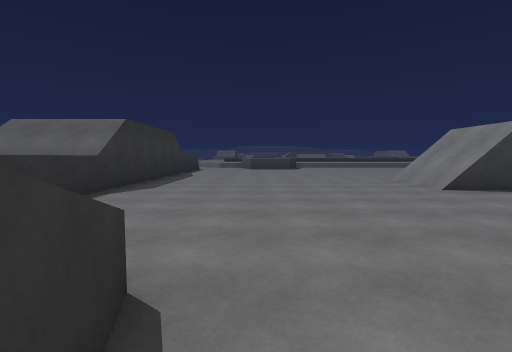
view 1 (above)

22 first-person views from a walk through a Unity game level. The camera is 1.4 m above the floor, tilts 4° down and sees 85° across. The floor is counted in squares, 2 m on a side. Each view is taken from the middle of a square. On the plan, view 1 faces up. The plan holds only what a view shows up to about 9 squares ahead; the rest is blank. The place goes on beyond the plan. The player character is not drawn.

view 2
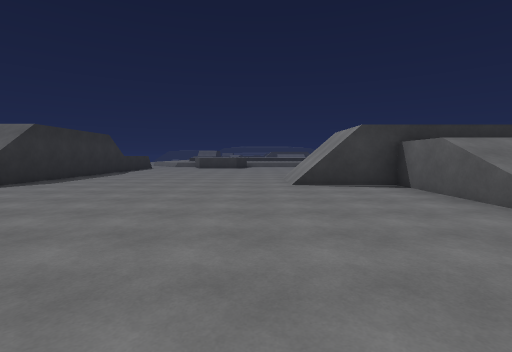

view 3
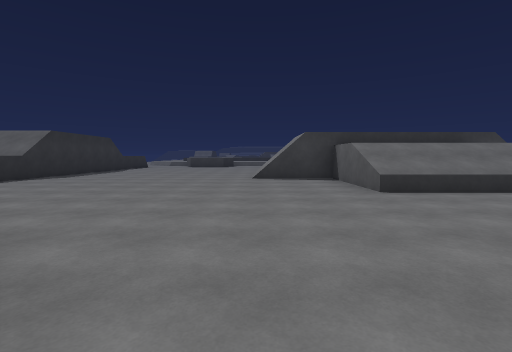

view 4
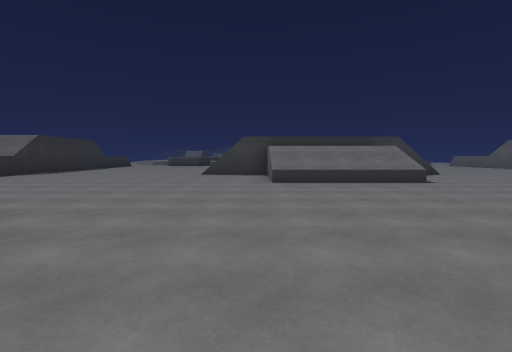

view 5
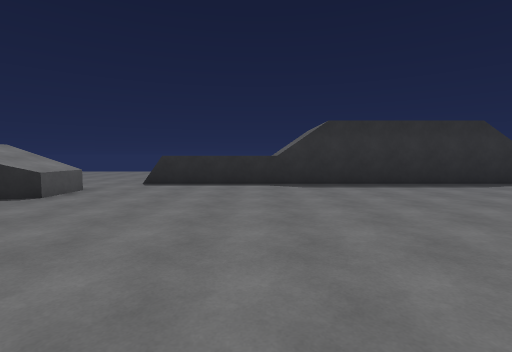

view 6
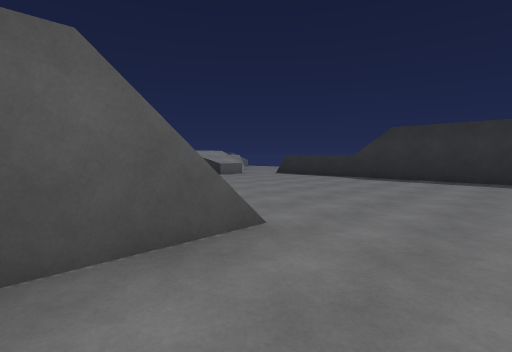

view 7
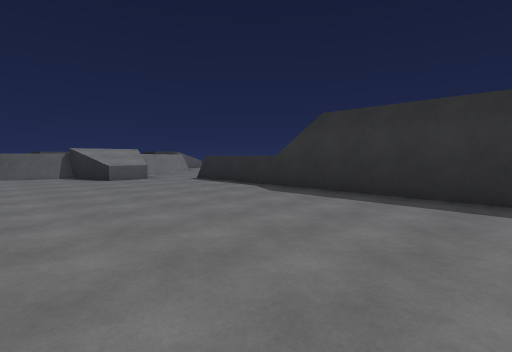

view 8
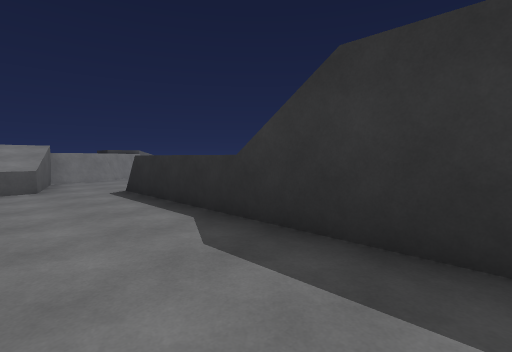

view 9
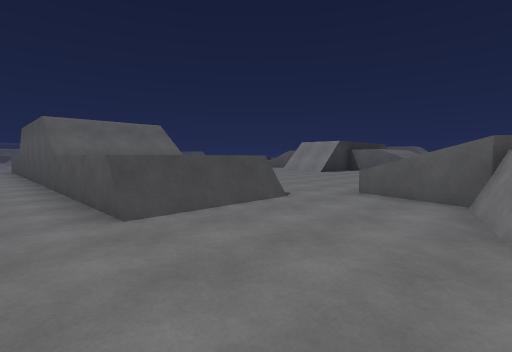

view 10
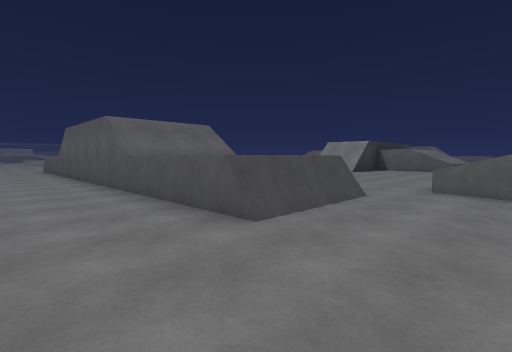

view 11
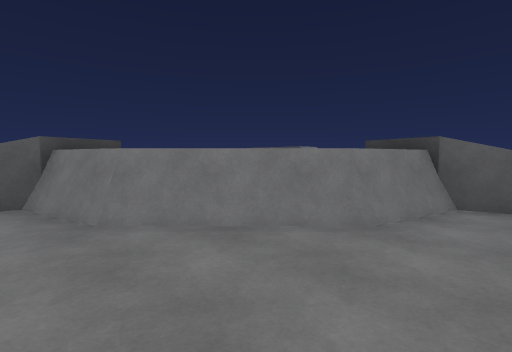

view 12
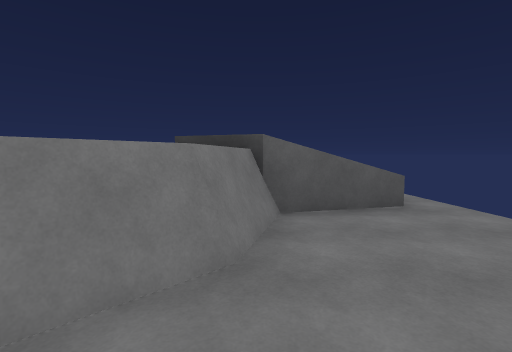

view 13
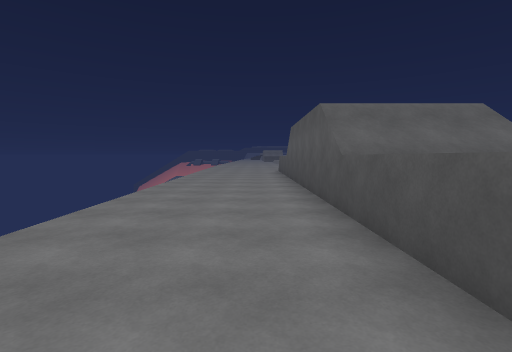

view 14
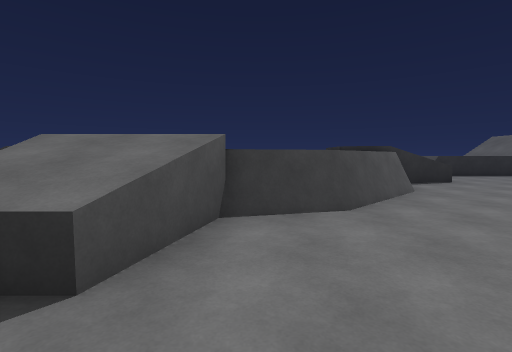

view 15
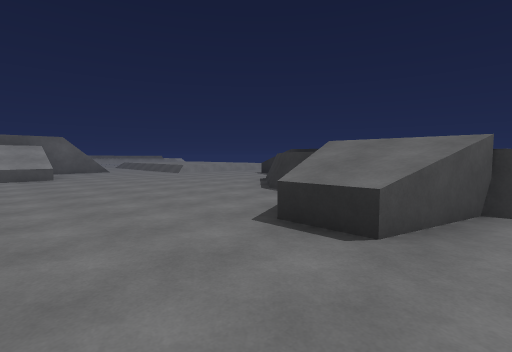

view 16
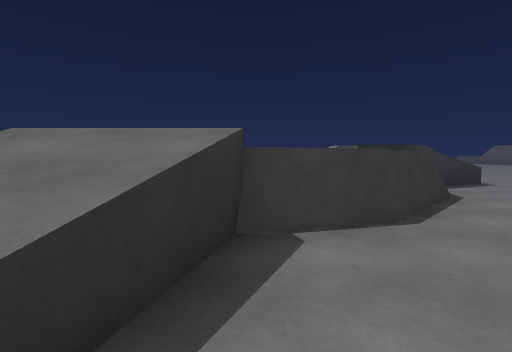

view 17
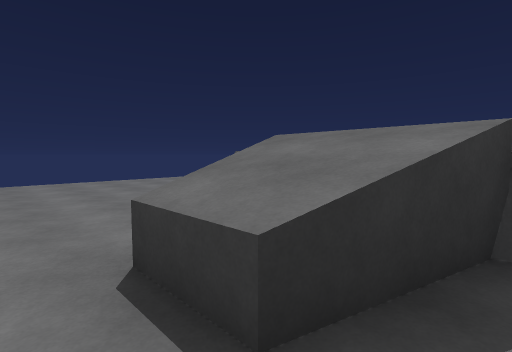

view 18
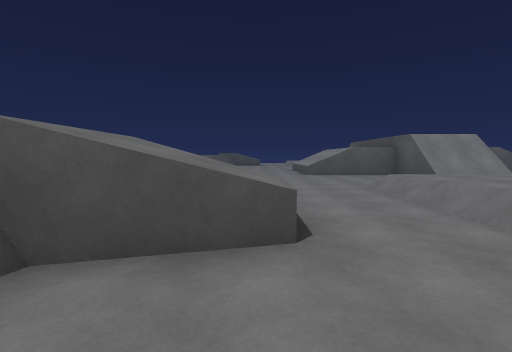

view 19
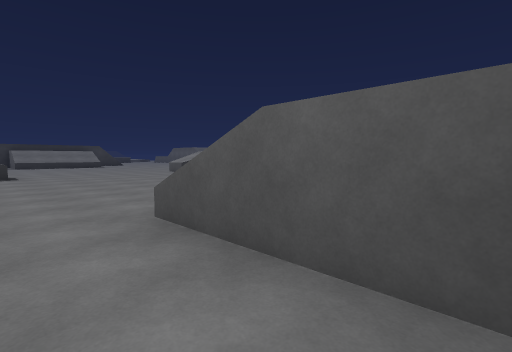

view 20
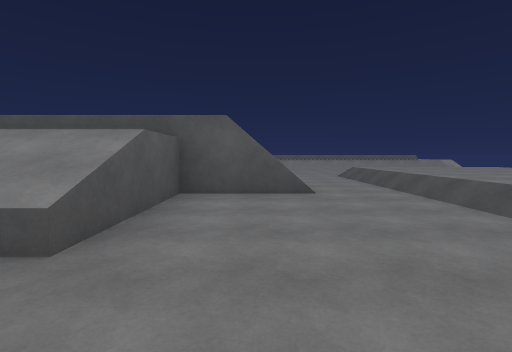

view 21
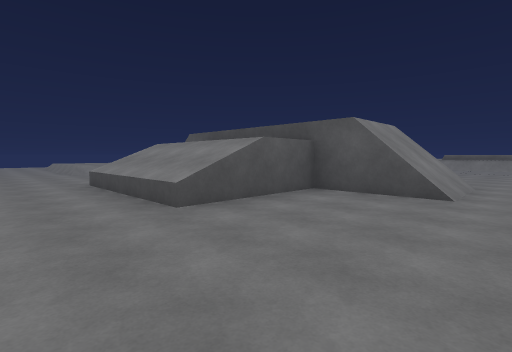

view 22
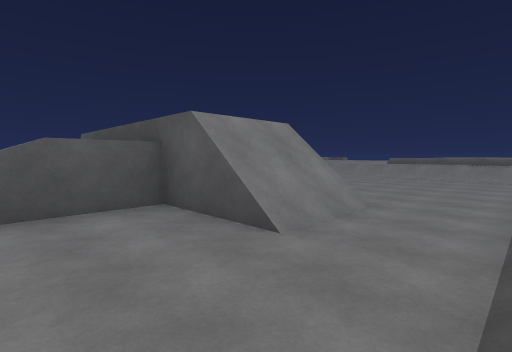

### Floor plan
Key: @ floor where view 1 was taken; # wall or solid block; . main floor; : floor 0.75 m higher than the main floor; + floor 3.25 m higher than the main floor; / step, stairs or slope; ^ raised ledge; v drop or lower ground.
Columns run from 9 left of view 1 to 9 right of it. Each row starts with its distance up from view 1.
 10 ...###..........
  9 ...###..........
  8 ...###.......///
  7 ...###.......//+
  6 ...^ #.......//+
  5 ...^ ^..........#
  4 ...^ ^..........#^^
  3  ..^^^..........^^^
  2  ..................
  1  ......^^..........
  0  ......^^@.........
 -1   ...#^^ ^^........
 -2   ..^^ ^   ^.......
 -3  ...^       ^.....
 -4 v..^        ^.....
 -5 v^^^^        ^^...
 -6 v            ^^...
 -7             ^.....
 -8             #......
 -9  ..        ^.......
-10  ...   ^^^^.......
-11  ......^^.........
-12  ......^^..........
-13  ..................
-14        .........^^^
-15         :::/....^^^
-16          ::/....#^^
-17          ::/.///^
-18         :::/.//+
-19         :::/.//+
-20        ::::/..
-21        ::::/...
-22            ....
-23            ....

Where each view was taken, in squares from view 1:
view 1: 0 up, 0 right, facing up
view 2: 1 down, 3 right, facing up
view 3: 3 down, 4 right, facing up
view 4: 5 down, 6 right, facing up
view 5: 5 up, 4 right, facing left
view 6: 10 up, 6 right, facing down-left
view 7: 10 up, 2 right, facing down-left
view 8: 8 up, 1 left, facing down-left
view 9: 1 down, 7 left, facing up-right
view 10: 0 up, 8 left, facing up-right
view 11: 0 up, 7 left, facing down-right
view 12: 1 down, 6 left, facing down
view 13: 2 up, 7 left, facing up
view 14: 4 down, 7 right, facing left
view 15: 4 down, 8 right, facing down-left
view 16: 13 down, 0 right, facing up
view 17: 13 down, 0 right, facing up-left
view 18: 12 down, 4 left, facing right
view 19: 17 down, 5 right, facing up-right
view 20: 12 down, 5 right, facing down
view 21: 12 down, 3 right, facing down-right
view 22: 15 down, 2 right, facing down-right
